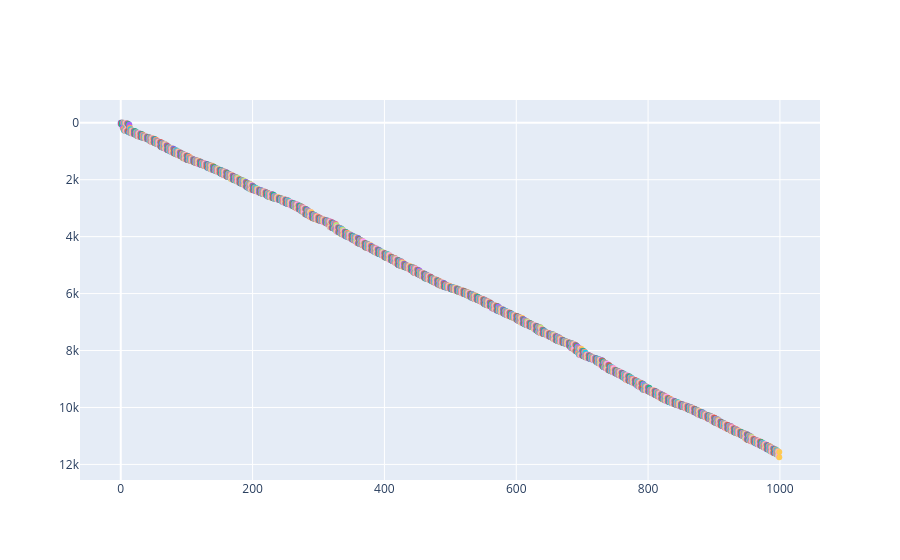

Source (notebook cell):
### Code cell
import plotly.graph_objects as go

fig = go.Figure()
fig['layout']['yaxis']['autorange'] = "reversed"

for x in range(len(levels[:1000])):
    y1, y2 = seq_band[:, x]
    fig.add_trace(
        go.Scatter(x=[x,x], y=[y1,y2], name=None, showlegend=False)
    )

fig.show()
